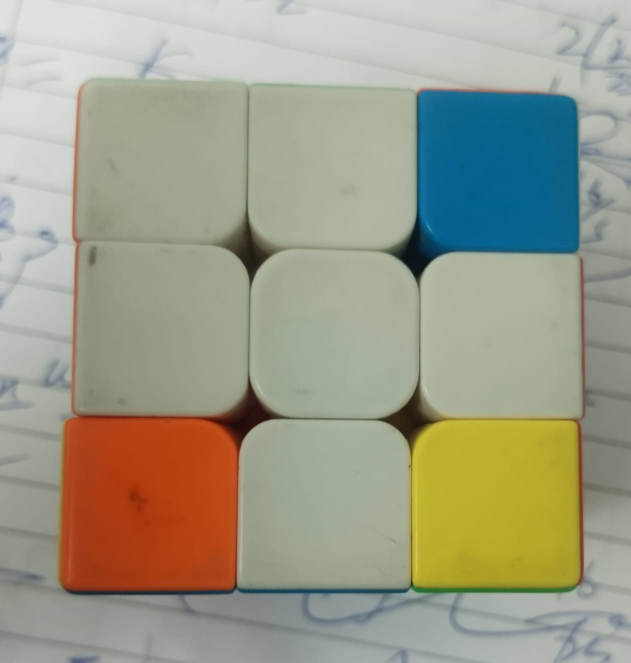
//> input picture cube_cv/gpt_and_deepseek/images/cube_face.jpeg, 1262 x 1326 px (shown at 1/2 size)
$ ./cv2   (built with g++ and OpenCV 4)
//> lines starting //> are read from the running program, lines starting //| are printed output that depends on the picture; after the words box and inside, x2 and y2 are one past the last pixel; in counts of white or black regions, pixels touching at a corner belong together
#include <opencv2/opencv.hpp>
#include <iostream>

int main() {
    // Load image
    cv::Mat image = cv::imread("images/cube_face.jpeg");
//> image is the input picture: 1326 rows x 1262 cols, CV_8UC3; mean B, G, R 137.6, 156.7, 156.7
    if (image.empty()) {
        std::cerr << "Could not load image.\n";
        return -1;
    }

    // Convert to grayscale and blur
    cv::Mat gray;
    cv::cvtColor(image, gray, cv::COLOR_BGR2GRAY);
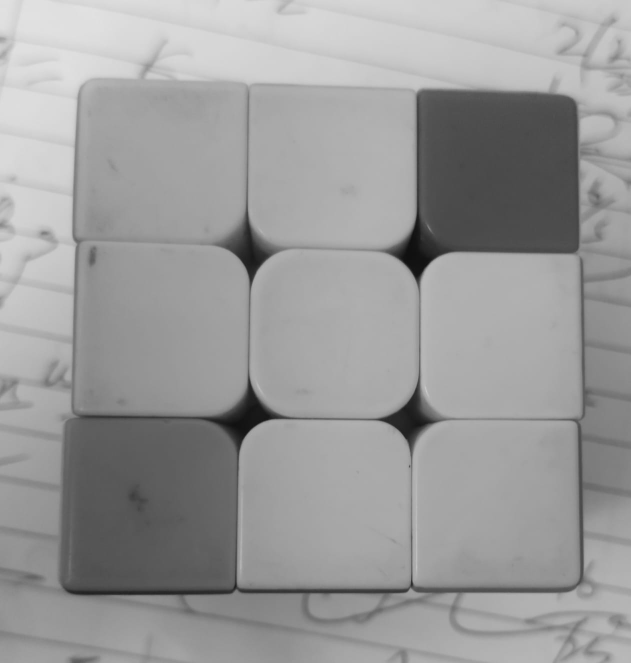
//> gray: 1326 rows x 1262 cols, CV_8UC1 (shown at 1/2 size); min 12, max 226, mean 154.5
    cv::GaussianBlur(gray, gray, cv::Size(5, 5), 0);
//> gray: 1326 rows x 1262 cols, CV_8UC1; 15.94% of pixels changed, all inside (x1, y1, x2, y2) = (0, 0, 1262, 1326)

    // Edge detection using Canny with much looser thresholds
    cv::Mat edges;
    cv::Canny(gray, edges, 25, 60);  // Even looser thresholds (lower values)
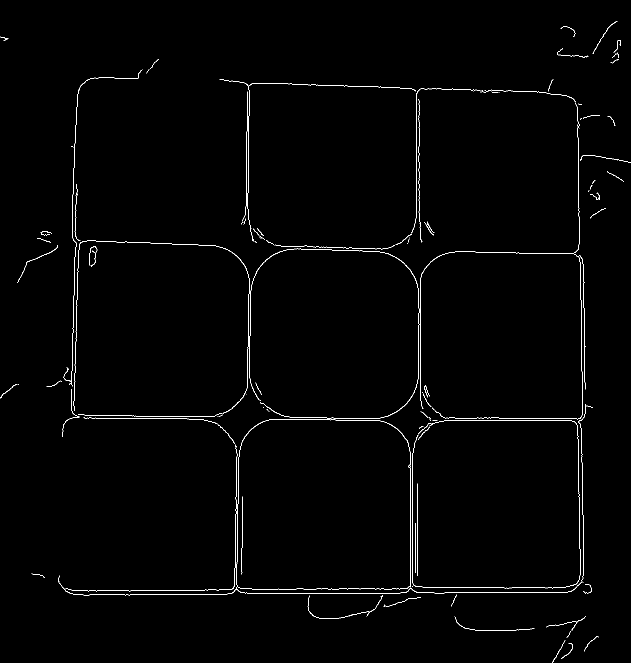
//> edges: 1326 rows x 1262 cols, CV_8UC1 (shown at 1/2 size); 0.95% white in thin lines or dots

    // Find contours
    std::vector<std::vector<cv::Point>> contours;
    cv::findContours(edges, contours, cv::RETR_EXTERNAL, cv::CHAIN_APPROX_SIMPLE);
//> contours = 121 contours, 110 with area under 20; largest, box (x1, y1, x2, y2) and area: (498, 497, 839, 838) 140, (473, 838, 822, 1179) 74, (116, 808, 1186, 1191) 67, (147, 481, 499, 826) 66, (127, 139, 285, 773) 42

    // Create an empty canvas to draw contours (same size as the input image)
    cv::Mat contourImage = cv::Mat::zeros(image.size(), CV_8UC3);

    // Draw all contours (thicker lines for visibility)
    if (!contours.empty()) {
        for (const auto& contour : contours) {
            cv::drawContours(contourImage, contours, -1, cv::Scalar(0, 255, 0), 2);
        }
//> this loop made 121 passes
//> contour on passes 10, 12, 16, 19, 31, 37, 40, 42, 49: 3 Points (x, y): [824, 1172], [824, 1173], [825, 1172], 1 Point (x, y): [1166, 1164], 2 Points (x, y): [834, 967], [834, 1151], 2 Points (x, y): [470, 889], [470, 893], 1 Point (x, y): [434, 832], 3 Points (x, y): [841, 823], [842, 824], [842, 823], 2 Points (x, y): [526, 814], [526, 815], 1 Point (x, y): [493, 789], 2 Points (x, y): [35, 769], [37, 769]
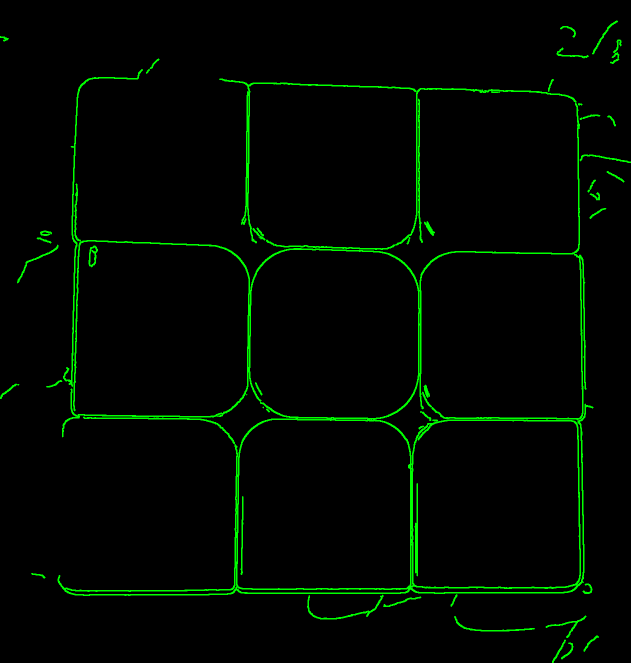
//> contourImage: 1326 rows x 1262 cols, CV_8UC3 (shown at 1/2 size); mean B, G, R 0, 7.7, 0
    } else {
        std::cerr << "No contours detected.\n";
    }

    // Create a window with a custom size
    cv::namedWindow("Contours Only", cv::WINDOW_NORMAL);  // Enable resizing
    cv::resizeWindow("Contours Only", 500, 500);  // Resize the window to 500x500 pixels

    // Show the window with contours only
    cv::imshow("Contours Only", contourImage);

    // Wait for a keypress and close the window properly
    cv::waitKey(0);
    cv::destroyAllWindows();

    return 0;
}
